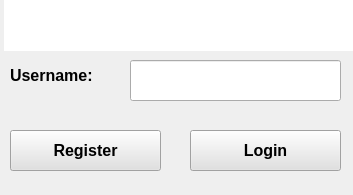
<?xml version="1.0" encoding="UTF-8"?>
<ui version="4.0">
 <class>Dialog</class>
 <widget class="QDialog" name="Dialog">
  <property name="geometry">
   <rect>
    <x>0</x>
    <y>0</y>
    <width>353</width>
    <height>195</height>
   </rect>
  </property>
  <property name="windowTitle">
   <string>Dialog</string>
  </property>
  <widget class="QLabel" name="statusbar">
   <property name="geometry">
    <rect>
     <x>4</x>
     <y>0</y>
     <width>351</width>
     <height>51</height>
    </rect>
   </property>
   <property name="font">
    <font>
     <pointsize>11</pointsize>
    </font>
   </property>
   <property name="styleSheet">
    <string notr="true">background:white;
qproperty-alignment: AlignCenter;
color:blue;</string>
   </property>
   <property name="text">
    <string/>
   </property>
  </widget>
  <widget class="QLineEdit" name="le_usename">
   <property name="geometry">
    <rect>
     <x>130</x>
     <y>60</y>
     <width>211</width>
     <height>41</height>
    </rect>
   </property>
   <property name="font">
    <font>
     <pointsize>12</pointsize>
    </font>
   </property>
  </widget>
  <widget class="QLabel" name="label">
   <property name="geometry">
    <rect>
     <x>10</x>
     <y>60</y>
     <width>141</width>
     <height>31</height>
    </rect>
   </property>
   <property name="font">
    <font>
     <pointsize>12</pointsize>
     <weight>75</weight>
     <bold>true</bold>
    </font>
   </property>
   <property name="text">
    <string>Username:</string>
   </property>
  </widget>
  <widget class="QPushButton" name="btn_register">
   <property name="geometry">
    <rect>
     <x>10</x>
     <y>130</y>
     <width>151</width>
     <height>41</height>
    </rect>
   </property>
   <property name="font">
    <font>
     <pointsize>12</pointsize>
     <weight>75</weight>
     <bold>true</bold>
    </font>
   </property>
   <property name="styleSheet">
    <string notr="true">background-color:rgba(225,225,225,255);</string>
   </property>
   <property name="text">
    <string>Register</string>
   </property>
   <property name="autoDefault">
    <bool>false</bool>
   </property>
   <property name="default">
    <bool>false</bool>
   </property>
   <property name="flat">
    <bool>false</bool>
   </property>
  </widget>
  <widget class="QPushButton" name="btn_login">
   <property name="geometry">
    <rect>
     <x>190</x>
     <y>130</y>
     <width>151</width>
     <height>41</height>
    </rect>
   </property>
   <property name="font">
    <font>
     <pointsize>12</pointsize>
     <weight>75</weight>
     <bold>true</bold>
    </font>
   </property>
   <property name="styleSheet">
    <string notr="true">background-color:rgba(225,225,225,255);</string>
   </property>
   <property name="text">
    <string>Login</string>
   </property>
   <property name="autoDefault">
    <bool>false</bool>
   </property>
   <property name="default">
    <bool>false</bool>
   </property>
   <property name="flat">
    <bool>false</bool>
   </property>
  </widget>
 </widget>
 <resources/>
 <connections/>
</ui>
